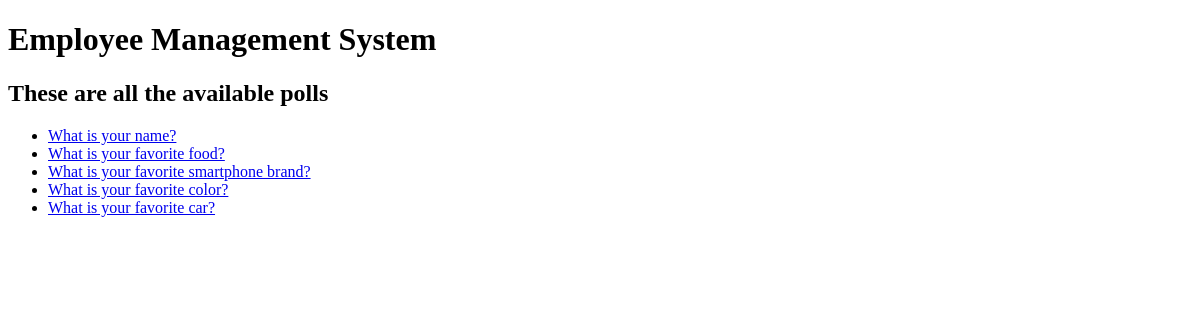
/polls/, run on an earlier commit of the app's database.
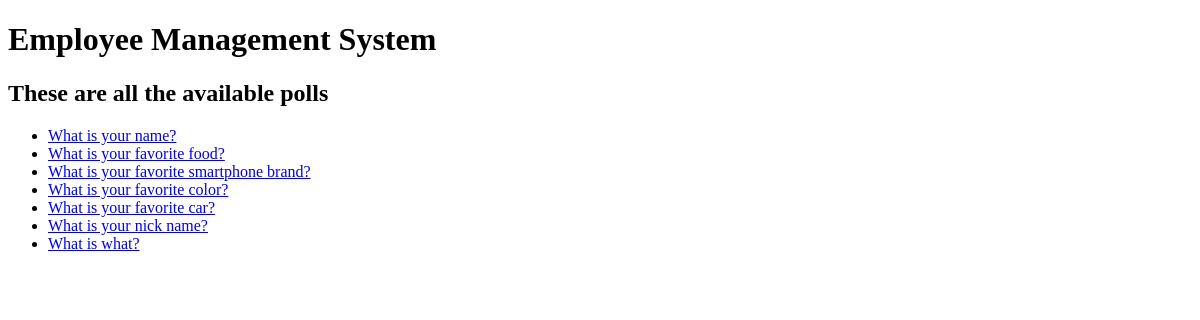
And on a later commit of the database.
### poll/models.py (models this page shows, shortened)
class Question(models.Model):
  title = models.TextField(null=False, blank=False)
  status = models.CharField(default='inactive', max_length=10)
  created_by = models.ForeignKey(User, null=True, blank=True, on_delete=models.CASCADE)
  start_date = models.DateTimeField(null=True, blank=True)
  end_date = models.DateTimeField(null=True, blank=True)
  created_at = models.DateTimeField(auto_now_add=True)
  updated_at = models.DateTimeField(auto_now=True)

### poll/views.py (the view)
# urls.py: path('', index, name='polls_list'),
def index(request):
  questions = Question.objects.all()
  context = {
    'title': 'polls',
    'questions': questions
  }
  return render(request, 'polls/index.html', context)

### ems/templates/polls/index.html
{% extends 'base.html' %} {% block content %}
<h2>These are all the available {{ title }}</h2>
{% if questions %}
<ul>
  {% for question in questions %}
  <li><a href="/polls/{{question.id}}/details/">{{ question.title }}</a></li>
  {% endfor %}
</ul>
{% else %}
<p>There are no questions available.</p>
{% endif %} {% endblock content %}

### ems/templates/base.html (shortened to what this page needs)
{% load static %}
<!DOCTYPE html>
<html lang="en">
  <head>
    <link rel="stylesheet" href="{% static 'css/custom.css' %}" />
  </head>
  <body>
    <h1>Employee Management System</h1>
    {% block content %} {% endblock content %}
  </body>
</html>

What changed in the data, as far as the page shows it:
added Question: title "What is your nick name?"
added Question: title "What is what?"
